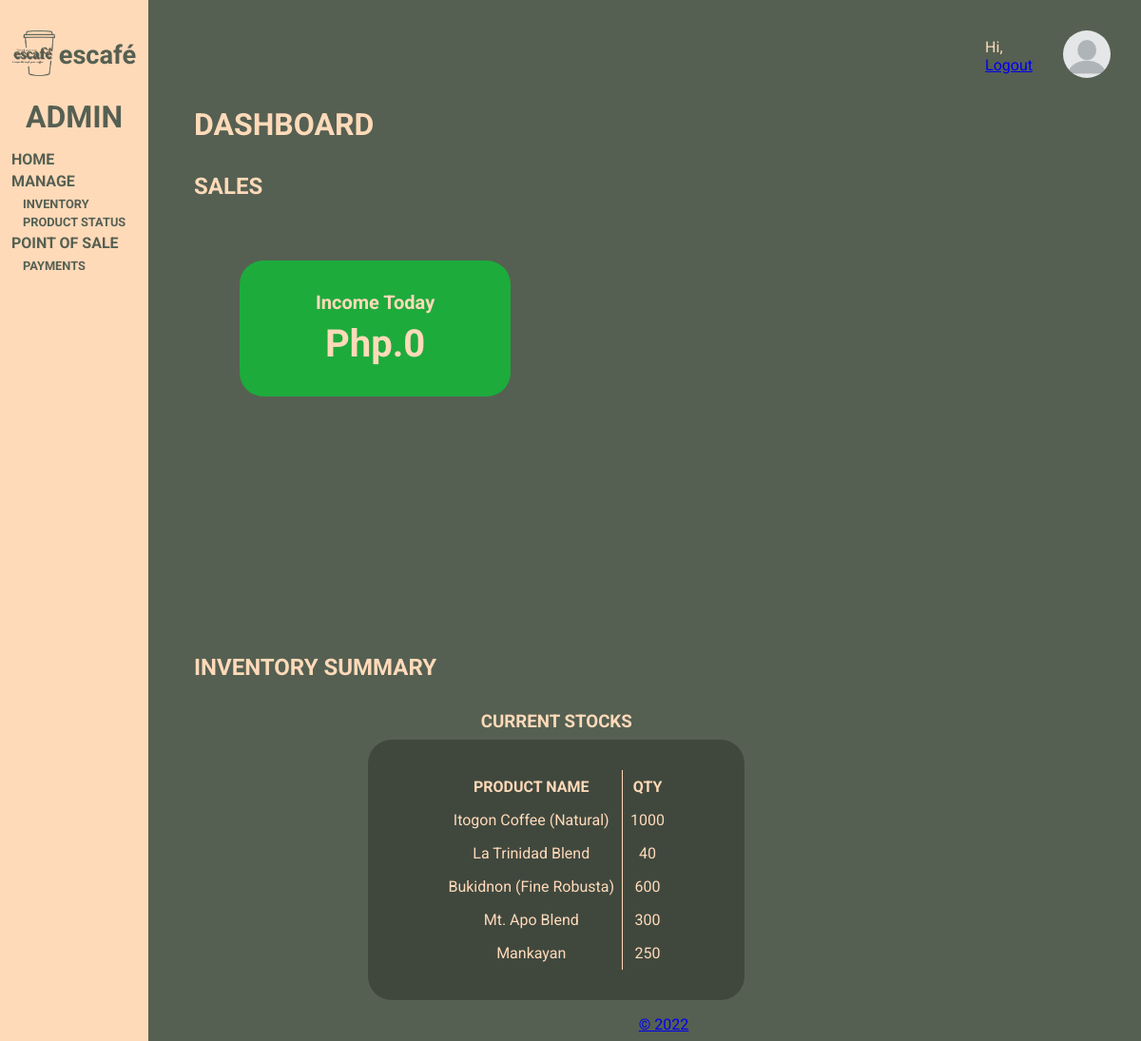
Page /pages/admin-dashboard.php on the committed database.
### tables this page shows
CREATE TABLE `sitesettings` (
  `siteName` varchar(100) NOT NULL,
  `siteLogo` varchar(255) NOT NULL,
  `balance` double NOT NULL
);

CREATE TABLE `products` (
  `productID` int(11) NOT NULL,
  `productImage` varchar(2048) NOT NULL,
  `productName` varchar(512) NOT NULL,
  `productCategory` varchar(255) NOT NULL,
  `productPrice` int(11) NOT NULL,
  `quantity` int(11) NOT NULL,
  `bundledWith` int(11) DEFAULT NULL,
  `discount` int(11) DEFAULT 0,
  `supplierName` varchar(512) NOT NULL,
  `productDescription` varchar(2048) NOT NULL,
  `expirationDate` date NOT NULL
);

### connect/config.php (called while the page is built, shortened)
<?php
     $pdo = new PDO('mysql:host=localhost;port=3306;dbname=escafe','root','');
     $pdo->setAttribute(PDO::ATTR_DEFAULT_FETCH_MODE, PDO::FETCH_ASSOC);
     $pdo -> setAttribute(PDO::ATTR_ERRMODE, PDO::ERRMODE_EXCEPTION);
     $statement = $pdo -> prepare ("SELECT * FROM sitesettings");
     $statement -> execute([]);
     $site = $statement -> fetch(0);
     $siteName = $site['siteName'];
?>

### connect/dashSales.php (called while the page is built, shortened)
<?php
    require_once '../connect/config.php';
    $salesToday = $salesThisMonth = $salesThisYear = 0;
?>

### pages/admin-dashboard.php (the view, shortened to what this page needs)
<?php
    include '../connect/session.php';
    include '../connect/dashSales.php';
    include '../connect/config.php';
    $statement = $pdo -> prepare ("SELECT * FROM products ORDER BY expirationDate DESC LIMIT 5");
    $statement -> execute();
    $products = $statement -> fetchAll(PDO::FETCH_ASSOC);
?>
<!DOCTYPE html>
<html lang="en">
<head>
    <link rel="stylesheet" href="../css/dashboard.css">
</head>
<body>
    <?php include './admin-header.php'; ?>
    <main>
        <div class="main-wrapper">
            <div class="user">
                <div class="user-text">
                    <p>Hi, <?php echo $_SESSION['username']?></p>
                    <a href="../connect/logout.php">Logout</a>
                </div>
                <div class="user-image">
                    <img src='<?php
                                    if($pic != null)
                                        echo '../connect/'.$pic;
                                    else
                                        echo '../img/users/blank.png';
                              ?>' alt="Profile Pic">
                </div>
            </div>
            <div class="dashboard-main">
                <h1>DASHBOARD</h1>
                <h2>SALES</h2>
                <div class="main-sales">
                    <div class="sales-cont total-income">
                        <h3>Income Today</h3>
                        <p><?php echo "Php.".$salesToday ;?></p>
                    </div>
                </div>
                <h2>INVENTORY SUMMARY</h2>
                <div class="inventory-summary">
                    <div class="current-stocks">
                        <h3>CURRENT STOCKS</h3>
                        <div class="table-round">
                        <table>
                        <thead>
                            <tr>
                                <th>PRODUCT NAME</th>
                                <th>QTY</th>
                            </tr>
                        </thead>
                        <tbody>
                            <?php foreach($products as $products): ?>
                                <tr>
                                    <td> <?php if($products['quantity'] <= 20)
                                                echo '<span style="color:red; font-weight:bold;"> [Low] </span>';
                                        ?><?php echo $products['productName'] ?> </td>
                                    <td> <?php echo $products['quantity']; ?> </td>
                                </tr>
                            <?php endforeach; ?>
                        </tbody>
                    </table>
                        </div>
                    </div>
                    </div>
                </div>
            </div>
    </main>
    <?php include "./footer.php"; ?>
</body>
</html>

### pages/admin-header.php (shortened to what this page needs)
<header>
        <div class="logo-name">
            <div class="logo-head"><img src="../img/dashboard/logo-green-trim.png" alt="logo"></div>
            <div class="name-head"><p><?php echo $siteName ?><p><p></div>
        </div>
        <h1>ADMIN</h1>
        <nav>
            <ul>
                <h2><a href="./admin-dashboard.php">HOME</a></h2>
                <li>
                    <h2>MANAGE</h2>
                    <ul>
                        <li><a href="./admin-dashboard-inv-manage.php">INVENTORY</a></li>
                        <li><a href="./admin-dashboard-prod-status.php">PRODUCT STATUS</a></li>
                    </ul>
                </li>
                <li>
                    <h2>POINT OF SALE</h2>
                    <ul>
                        <li> <a href="./admin-dashboard-payments.php">PAYMENTS</a></li>
                    </ul>
                </li>
            </ul>
        </nav>
    </header>

### css/dashboard.css (style rules this page uses)
:root { --main-color: #556052; --text-color: #FFDAB9; --dark-box: rgba(0,0,0,0.25); --link-dark-box: rgba(0,0,0,0.75); }
* { padding: 0; margin: 0; }
body { background-color: var(--main-color); font-family: 'Roboto', sans-serif; }
header { background: rgb(255,218,185); height: 100%; color: var(--main-color); position: fixed; text-decoration: none; display:inline-block; min-width: 13vw; max-width: 13vw; padding-bottom: 20%; }
header .logo-name { display: flex; padding: 2rem .75rem 1.25rem .75rem; justify-content: center; }
header .logo-name .logo-head img { height: 3rem; margin-right: .25rem; }
header .logo-name .name-head { align-self: center; font-size: 1.7rem; font-weight: bold; }
header h1 { text-align: center; margin-bottom: 1rem; }
nav ul { list-style-type: none; }
nav ul li h2, nav ul h2 { margin: .25rem .75rem; font-size: 1rem; }
nav ul li ul { list-style-type: none; }
nav ul li ul li { text-indent: 1rem; margin: 0 .5rem; }
nav ul li ul li a, nav ul h2 a { color:var(--main-color); font-weight: bold; text-decoration: none; font-size: .80rem; }
nav ul h2 a { font-size: 1rem; text-align: center; margin-bottom: 1rem; }
main { color: var(--text-color); display: inline-block; margin-left: 17vw; }
main .main-wrapper { display:block; width: 100%; }
main .main-wrapper .user { position: absolute; top: 2rem; right: 2rem; display: flex; }
main .main-wrapper .user .user-text { align-self: center; }
main .main-wrapper .user .user-image img { height: 50px; width: 50px; border-radius: 50%; margin-left: 2rem; }
main .main-wrapper .dashboard-main h1 { margin-top: 7rem; }
main .main-wrapper .dashboard-main h2 { margin: 2rem 0; }
main .main-wrapper .dashboard-main .main-sales { display:grid; grid-template-columns: repeat(2,1fr); grid-template-rows: repeat(2,1fr); width:100%; }
main .main-wrapper .dashboard-main .main-sales .sales-cont { background-color: var(--dark-box); padding: 2rem 5rem; margin: 2rem 3rem; border-radius: 25px; text-align: center; }
main .main-wrapper .dashboard-main .main-sales .sales-cont h3 { font-size: 1.25rem; margin-bottom: .5rem; font-weight: bold; }
main .main-wrapper .dashboard-main .main-sales .sales-cont p { font-size: 2.5rem; font-weight: bolder; }
main .main-wrapper .dashboard-main .main-sales .total-income { background-color: #1DAB3C; }
.dashboard-main .inventory-summary { display: flex; justify-content: space-around; }
.dashboard-main .inventory-summary h3 { text-align: center; }
.table-round { background-color: var(--dark-box); border-radius: 25px; text-align: center; padding: 2rem 3rem; margin: .5rem 2rem; width: 25vw; display:flex; justify-content: center; }
.table-round table { border-collapse: collapse; }
.table-round table td:nth-child(n):not(:last-child), .table-round table th:nth-child(n):not(:last-child) { border-right: 1px solid var(--text-color); }
.table-round table tr td, .table-round table tr th { text-align: center; padding: 0.5rem; }

### rows in the picture
sitesettings: siteName "escafé"
products: productName "Itogon Coffee (Natural)", quantity "1000"
products: productName "La Trinidad Blend", quantity "40"
products: productName "Bukidnon (Fine Robusta)", quantity "600"
products: productName "Mt. Apo Blend", quantity "300"
products: productName "Mankayan", quantity "250"

### other values in the picture
$salesToday "0"
